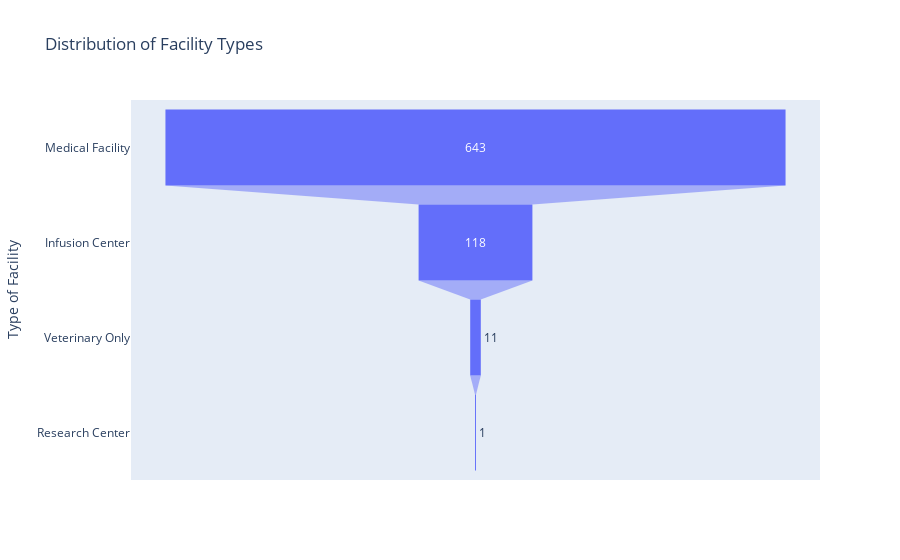

Write notebook code for a chart like this one.
### Markdown cell above
### Facility Type

### Code cell
# Calculate the count of each facility type
facility_counts = pharmacies['Facility Type'].value_counts().reset_index()
facility_counts.columns = ['Facility Type', 'Count']

# Create the funnel chart
funnel_fig = px.funnel(facility_counts, x='Count', y='Facility Type', 
                       title="Distribution of Facility Types",
                       labels={'Count': 'Number of Facilities', 'Facility Type': 'Type of Facility'})
funnel_fig.show()

### Figure 1 — Plotly figure (JSON) as saved in the notebook; plotly's stock layout.template omitted (floating-point values rounded to 4 significant figures)
{"data": [{"hovertemplate": "Number of Facilities=%{x}<br>Type of Facility=%{y}<extra></extra>", "legendgroup": "", "marker": {"color": "#636efa"}, "name": "", "orientation": "h", "showlegend": false, "x": [643, 118, 11, 1], "xaxis": "x", "y": ["Medical Facility", "Infusion Center", "Veterinary Only", "Research Center"], "yaxis": "y", "type": "funnel"}], "layout": {"xaxis": {"anchor": "y", "domain": [0.0, 1.0], "title": {"text": "Number of Facilities"}}, "yaxis": {"anchor": "x", "domain": [0.0, 1.0], "title": {"text": "Type of Facility"}}, "legend": {"tracegroupgap": 0}, "title": {"text": "Distribution of Facility Types"}}}
